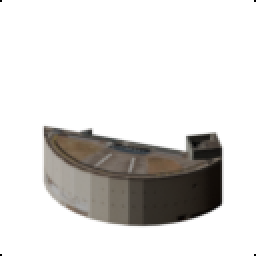
#> input picture try-out/plateau_building/building.png, 128 x 128 px (shown 2 times larger)
$ python prepare_canvas_v5_guideline.py
#> lines starting #> are read from the running program, lines starting #| are printed output that depends on the picture; after the words box and inside, x2 and y2 are one past the last pixel; in counts of white or black regions, pixels touching at a corner belong together; pictures that were not available may be replaced by others from this repository, and a replacement may not be noted
### try-out/t2i_inpaint_poc/prepare_canvas_v5.py
"""v5: 建物入口とタイル境界間を通路で連続接続するための段階的denoiseマスク。

## フィードバック対応その3(2026-07-09): 通路を建物入口とタイル境界間で連続接続

v4までは建物シルエットを常にdenoise=0(完全保護)としていたため、生成される通路・花壇は
「隙間(三日月)の中だけで完結」し、建物のどこかから連続的に始まっているようには見えなかった
(建物と生成領域の境界は常に貼り戻しでスパッと切れる)。

本v5では、entrance_geometry.find_entrance_point()で近似推定した入口付近だけ、建物シルエット側に
半径ENTRANCE_RADIUS_ORIG(px, 128タイル座標系)のグラデーション帯を設け、denoiseを0(完全保護)から
BAND_TARGET_DENOISE(既定0.42、指示範囲0.3〜0.5内)まで滑らかに持ち上げる。それ以外の建物部分は
v4と同じく完全保護(denoise=0)のまま。

crop-and-zoom(v4)・ControlNet除去(v4)は維持し、マスク生成のみ拡張する。
(ControlNetガイド線を併用する場合は prepare_canvas_v5_guideline.py を使う)

使い方:
    python prepare_canvas_v5.py
    その後 output/t2ipoc_v5_*.png を E:\\ComfyUI\\input\\ に t2ipoc_canvas.png / t2ipoc_mask.png /
    t2ipoc_silhouette.png としてコピーしてから run_inpaint.py --controlnet-strength 0.0 で実行する。
"""

from __future__ import annotations

from pathlib import Path

import numpy as np
from PIL import Image, ImageFilter

from entrance_geometry import exit_point, find_entrance_point, load_masks
from prepare_canvas_v4 import (
    ALPHA_THRESHOLD,
    BBOX_X0,
    BBOX_X1,
    BBOX_Y0,
    BBOX_Y1,
    GEN_WIDTH,
    INPUT_BUILDING,
    INPUT_CROP,
    MASK_DILATE_PX_BASE,
)

SCRIPT_DIR = Path(__file__).resolve().parent
OUTPUT_DIR = SCRIPT_DIR / "output"

# 入口帯のパラメータ(128タイル座標系)。「数px〜十数px幅」の指示に合わせた半径。
ENTRANCE_RADIUS_ORIG = 16
# 帯の中心(入口の建物境界上)でのdenoise強度目安。指示範囲(0.3〜0.5)内。
BAND_TARGET_DENOISE = 0.42
EXIT_VERTEX_NAME = "bottom"  # 通路が向かう先の菱形頂点(南、カメラ手前側)


def build_canvas_and_masks() -> tuple[Image.Image, np.ndarray, np.ndarray, float, int, int, tuple[int, int]]:
    """v4と共通のcrop-and-zoomキャンバスを作り、入口点(gen座標系)も合わせて返す。"""
    building = Image.open(INPUT_BUILDING).convert("RGBA")
    crop = Image.open(INPUT_CROP).convert("RGBA")

    building_alpha_full, diamond_full = load_masks(INPUT_BUILDING, INPUT_CROP)
    entrance = find_entrance_point(building_alpha_full, diamond_full, EXIT_VERTEX_NAME)
    exitp = exit_point(diamond_full, EXIT_VERTEX_NAME)
    print(f"[prepare_canvas_v5] entrance(orig)={entrance} exit_vertex(orig)={exitp}")

    bb_h, bb_w = BBOX_Y1 - BBOX_Y0, BBOX_X1 - BBOX_X0
    building_crop = building.crop((BBOX_X0, BBOX_Y0, BBOX_X1, BBOX_Y1))
    crop_crop = crop.crop((BBOX_X0, BBOX_Y0, BBOX_X1, BBOX_Y1))

    scale = GEN_WIDTH / bb_w
    gen_w = GEN_WIDTH
    gen_h = int(round(bb_h * scale / 8) * 8)

    building_gen = building_crop.resize((gen_w, gen_h), Image.LANCZOS)
    crop_gen = crop_crop.resize((gen_w, gen_h), Image.NEAREST)

    canvas_rgba = Image.new("RGBA", (gen_w, gen_h), (127, 127, 127, 255))
    canvas_rgba.alpha_composite(building_gen, dest=(0, 0))
    canvas = canvas_rgba.convert("RGB")

    alpha = building_gen.split()[-1]
    building_binary = alpha.point(lambda a: 255 if a >= ALPHA_THRESHOLD else 0)
    dilate_px = round(MASK_DILATE_PX_BASE * scale)
    k = dilate_px * 2 + 1
    protect_eroded = building_binary.filter(ImageFilter.MinFilter(k))

    crop_alpha = crop_gen.split()[-1]
    diamond_binary = crop_alpha.point(lambda a: 255 if a == 0 else 0)

    diamond_np = np.array(diamond_binary) > 0
    protect_np = np.array(protect_eroded) > 0
    generate_np = diamond_np & ~protect_np  # v4と同じ基本マスク(bool)

    ex_gen = (entrance[0] - BBOX_X0) * scale
    ey_gen = (entrance[1] - BBOX_Y0) * scale

    return canvas, generate_np, np.array(building_binary) > 0, scale, gen_w, gen_h, (ex_gen, ey_gen)


def graduated_mask(generate_np: np.ndarray, gen_w: int, gen_h: int, entrance_gen: tuple[float, float], scale: float) -> Image.Image:
    ex_gen, ey_gen = entrance_gen
    radius_gen = ENTRANCE_RADIUS_ORIG * scale

    yy, xx = np.mgrid[0:gen_h, 0:gen_w]
    dist = np.sqrt((xx - ex_gen) ** 2 + (yy - ey_gen) ** 2)
    g = np.clip(1.0 - dist / radius_gen, 0.0, 1.0)  # 1=入口中心, 0=半径外

    mask_f = generate_np.astype(np.float32) * 255.0
    band_value = BAND_TARGET_DENOISE * 255.0
    protect_side = ~generate_np
    # 建物側(protect)のうち入口半径内だけ持ち上げる。generate側(crescent)は常に255のまま変更しない。
    mask_f = np.where(protect_side, band_value * g, mask_f)
    return Image.fromarray(np.clip(mask_f, 0, 255).astype(np.uint8), mode="L")


# [20 lines left out: function main, not called in this run]


# [2 lines that do not run on import are left out]

### try-out/t2i_inpaint_poc/entrance_geometry.py
"""入口(entrance)位置の推定ロジック。

v5(段階的denoiseマスク・ControlNetガイド線)で共通利用する。building.png(不透明=建物シルエット)と
crop.png(透明=菱形地面候補)から、「生成対象の三日月が開けている菱形頂点(既定=bottom頂点。
isometric視点でカメラに最も近い南側で、v4/v5のBBOXが対象とする範囲でもある)に最も近い、
建物シルエットの境界点」を entrance point として近似的に決定する。正確なドア座標のメタデータは
存在しないため、この近似を「入口」とみなす(タスク指示: "生成対象の三日月に最も近い建物の辺、を
入口とみなす近似でよい")。
"""

from __future__ import annotations

from pathlib import Path

import numpy as np
from PIL import Image

TILE_SIZE = 128


def load_masks(building_path: Path, crop_path: Path) -> tuple[np.ndarray, np.ndarray]:
    """building_alpha(bool, 不透明=True)とdiamond(bool, 菱形地面候補=True)を返す。"""
    building = Image.open(building_path).convert("RGBA")
    crop = Image.open(crop_path).convert("RGBA")
    assert building.size == (TILE_SIZE, TILE_SIZE)
    assert crop.size == (TILE_SIZE, TILE_SIZE)
    building_alpha = np.array(building.split()[-1]) >= 10
    crop_alpha = np.array(crop.split()[-1])
    diamond = crop_alpha == 0
    return building_alpha, diamond


def diamond_vertices(diamond: np.ndarray) -> dict[str, tuple[int, int]]:
    """菱形の4頂点(top/bottom/left/right)を(x,y)で返す。"""
    ys, xs = np.where(diamond)
    return {
        "top": (int(xs[ys.argmin()]), int(ys.min())),
        "bottom": (int(xs[ys.argmax()]), int(ys.max())),
        "left": (int(xs.min()), int(ys[xs.argmin()])),
        "right": (int(xs.max()), int(ys[xs.argmax()])),
    }


def exit_point(diamond: np.ndarray, exit_vertex_name: str = "bottom") -> tuple[int, int]:
    """通路が向かう先(タイル境界の頂点)。既定はbottom(南、カメラ手前側)。"""
    return diamond_vertices(diamond)[exit_vertex_name]


def find_entrance_point(
    building_alpha: np.ndarray, diamond: np.ndarray, exit_vertex_name: str = "bottom"
) -> tuple[int, int]:
    """建物シルエットの境界のうち、exit_vertexに最も近い点を「入口」として返す(128タイル座標系)。

    各x列について、その列で建物が存在する最下端(=crescent側に接する境界)を候補点とし、
    そのうち exit_vertex からのユークリッド距離が最小の点を選ぶ。
    """
    ex, ey = diamond_vertices(diamond)[exit_vertex_name]
    candidates: list[tuple[int, int]] = []
    for x in range(TILE_SIZE):
        col = building_alpha[:, x]
        ys_col = np.where(col)[0]
        if len(ys_col) == 0:
            continue
        by = int(ys_col.max())
        if by + 1 < TILE_SIZE and diamond[by + 1, x] and not building_alpha[by + 1, x]:
            candidates.append((x, by))
    if not candidates:
        raise RuntimeError("entrance候補が見つからない(建物がcrescentに接していない可能性)")
    best = min(candidates, key=lambda p: (p[0] - ex) ** 2 + (p[1] - ey) ** 2)
    return best

### try-out/t2i_inpaint_poc/prepare_canvas_v5_guideline.py
"""v5派生: 段階的denoiseマスク(v5)に加え、ControlNet(canny)へ「入口からタイル境界頂点まで伸びる
ガイド線」を明示的に与える案(フィードバック対応その3の代替アプローチ2)。

v4で「ControlNet(canny)除去」が装飾生成のブレイクスルーだったため、本アプローチはその方針とは
逆行するが、「通路のような連続性が重要な構造物にはControlNetでの構図誘導が効くかもしれない」という
仮説を検証する目的で、prepare_canvas_v5.pyのsilhouette(建物シルエットのみ)に、入口点から
タイル境界頂点(exit_point)まで伸びる太めの線を追加で描き足す。ControlNet strengthは低め
(0.2〜0.3程度)で運用し、v3で判明した「エッジなし=生成抑制」バイアスを避けつつ、線の方向だけを
弱く誘導することを狙う。

使い方:
    python prepare_canvas_v5_guideline.py
    その後 output/t2ipoc_v5g_*.png を E:\\ComfyUI\\input\\ に t2ipoc_canvas.png / t2ipoc_mask.png /
    t2ipoc_silhouette.png としてコピーしてから
    run_inpaint.py --controlnet-strength 0.25 で実行する(strengthは要調整)。
"""

from __future__ import annotations

from pathlib import Path

import numpy as np
from PIL import Image, ImageDraw

from entrance_geometry import exit_point, find_entrance_point, load_masks
from prepare_canvas_v4 import BBOX_X0, BBOX_Y0, GEN_WIDTH
from prepare_canvas_v5 import EXIT_VERTEX_NAME, build_canvas_and_masks, graduated_mask

SCRIPT_DIR = Path(__file__).resolve().parent
OUTPUT_DIR = SCRIPT_DIR / "output"

GUIDE_LINE_WIDTH = 10  # gen(1024幅)座標系での線の太さ(px)


def main() -> None:
    OUTPUT_DIR.mkdir(parents=True, exist_ok=True)
    canvas, generate_np, building_binary_np, scale, gen_w, gen_h, entrance_gen = build_canvas_and_masks()
#> in build_canvas_and_masks, building is the input picture: PIL image 128x128 RGBA; mean R, G, B, A 22, 20.3, 18.4, 55
#> in load_masks, `building_alpha = np.array(building.split()[-1]) >= 10`:
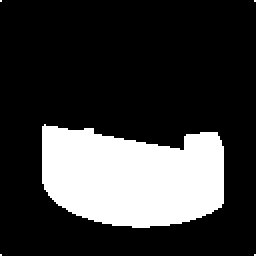
#> building_alpha: shape (128, 128) bool (shown 2 times larger); 22.9% white; 5 white regions (4 under 20 px), largest, box (x1, y1, x2, y2) and area: (21, 62, 112, 114) 3744
#> in load_masks, `diamond = crop_alpha == 0`:
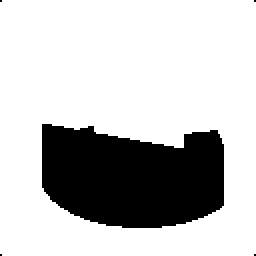
#> diamond: shape (128, 128) bool (shown 2 times larger); 76.6% white; 5 black regions (4 under 20 px), largest, box (x1, y1, x2, y2) and area: (21, 62, 112, 114) 3835
#> in diamond_vertices, `ys, xs = np.where(diamond)`: ys = 12545 values from 0 to 127; xs = 12545 values, max 127 at index 253, min 0 at index 126, mean 62.77
#> in find_entrance_point, `ex, ey = diamond_vertices(diamond)[exit_vertex_name]`: ex = 1; ey = 127
#> the loop in find_entrance_point, `for x in range(TILE_SIZE):` made 128 passes
#> by on passes 22 to 33: 91, 94, 95, 97, 98, 99, 100, 101, 102, 102, 103, 103
#> (ys_col, by) on pass 1: ([0, 127], 127)
#> after the loop in find_entrance_point, `for x in range(TILE_SIZE):`: candidates = 49 pairs, first value 24 to 110, second value 97 to 113
#> in find_entrance_point, `best = min(candidates, key=lambda p: (p[0] - ex) ** 2 + (p[1] - ey) **..`: best = (27, 100)
#> in build_canvas_and_masks, `exitp = exit_point(diamond_full, EXIT_VERTEX_NAME)`: exitp = (1, 127)
#| [prepare_canvas_v5] entrance(orig)=(27, 100) exit_vertex(orig)=(1, 127)
#> in build_canvas_and_masks, `building_binary = alpha.point(lambda a: 255 if a >= ALPHA_THRESHOLD el..`: building_binary: PIL image 1024x536 L; 43.6% white; 5 white regions (2 under 20 px), largest, box (x1, y1, x2, y2) and area: (169, 11, 894, 421) 239063, (0, 524, 12, 536) 134, (1012, 524, 1024, 536) 134
#> in build_canvas_and_masks, `protect_eroded = building_binary.filter(ImageFilter.MinFilter(k))`: protect_eroded: PIL image 1024x536 L; 33.4% white; 1 white region, box (x1, y1, x2, y2) and area: (193, 42, 870, 396) 183107
#> in build_canvas_and_masks, `diamond_binary = crop_alpha.point(lambda a: 255 if a == 0 else 0)`: diamond_binary: PIL image 1024x536 L; 55.3% white; 3 black regions, box (x1, y1, x2, y2) and area: (168, 8, 896, 424) 245440, (0, 528, 8, 536) 64, (1016, 528, 1024, 536) 64
#> in build_canvas_and_masks, `ex_gen = (entrance[0] - BBOX_X0) * scale`: ex_gen = 216
#> in build_canvas_and_masks, `ey_gen = (entrance[1] - BBOX_Y0) * scale`: ey_gen = 312
#> scale = 8; gen_w = 1024; gen_h = 536; entrance_gen = (216, 312)
    mask = graduated_mask(generate_np, gen_w, gen_h, entrance_gen, scale)
#> in graduated_mask, `ex_gen, ey_gen = entrance_gen`: ex_gen = 216; ey_gen = 312
#> in graduated_mask, `radius_gen = ENTRANCE_RADIUS_ORIG * scale`: radius_gen = 128
#> in graduated_mask, `yy, xx = np.mgrid[0:gen_h, 0:gen_w]`:
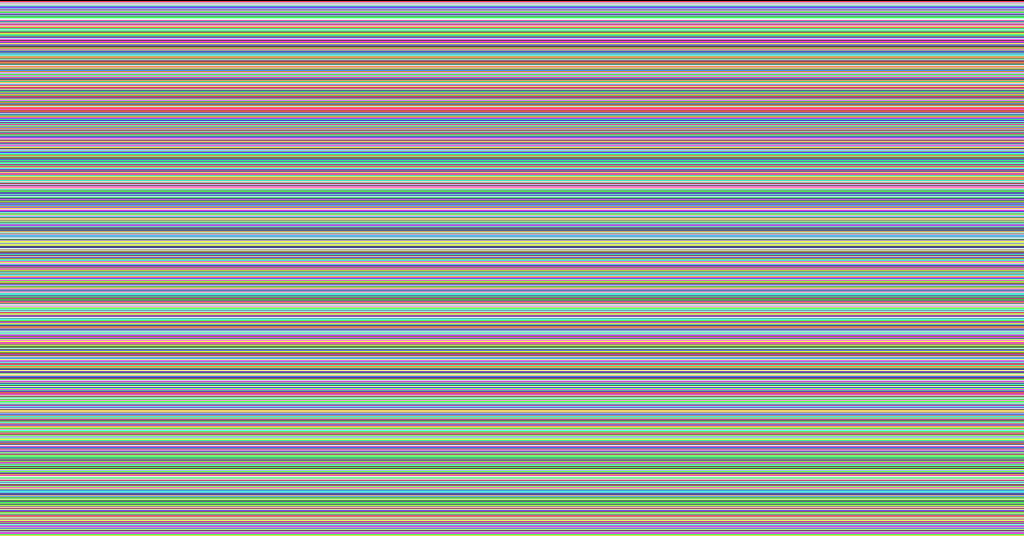
#> yy: shape (536, 1024) int64; 536 distinct labels, from 0 to 535; one colour per label, 0 black
#> in graduated_mask, `yy, xx = np.mgrid[0:gen_h, 0:gen_w]`:
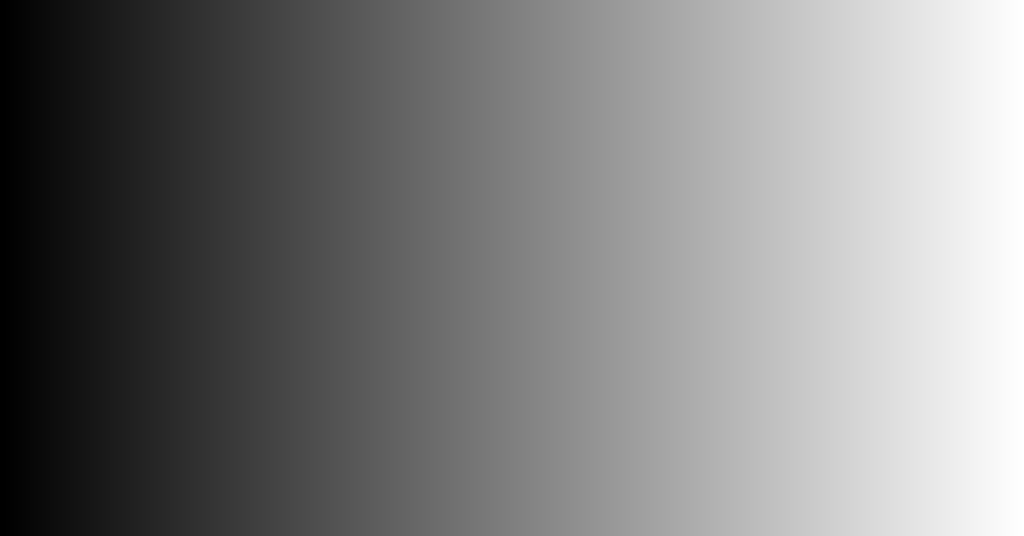
#> xx: shape (536, 1024) int64; min 0, max 1023, mean 511.5; drawn with min black and max white
#> in graduated_mask, `dist = np.sqrt((xx - ex_gen) ** 2 + (yy - ey_gen) ** 2)`:
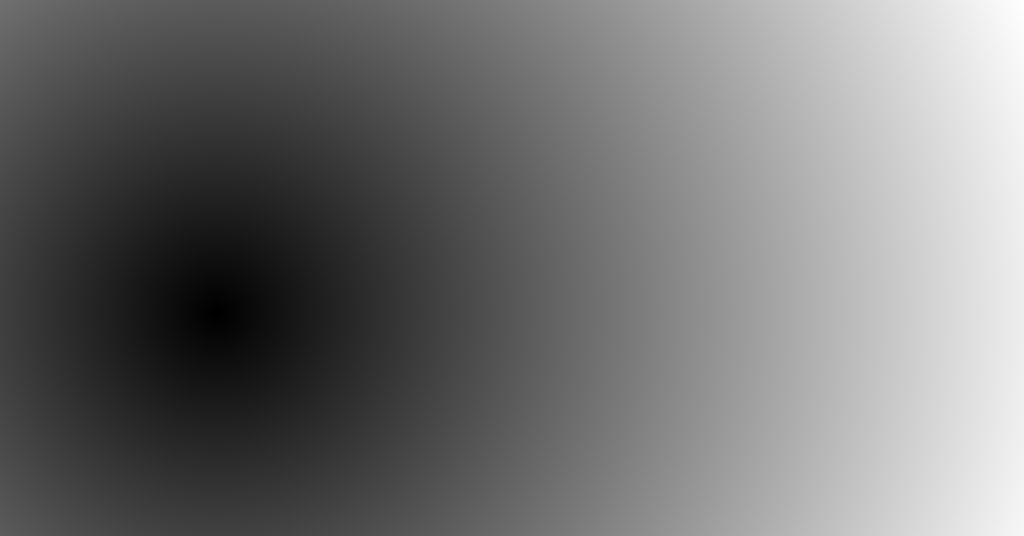
#> dist: shape (536, 1024) float64; min 0, max 865.2, mean 391; drawn with min black and max white
#> in graduated_mask, `mask_f = np.where(protect_side, band_value * g, mask_f)`:
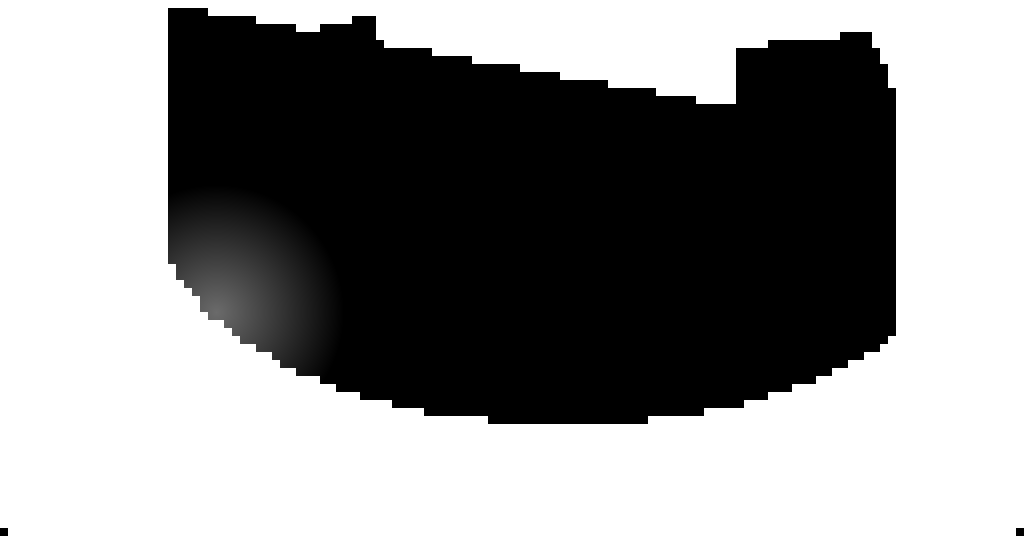
#> mask_f: shape (536, 1024) float64; min 0, max 255, mean 142.6

    building_alpha_full, diamond_full = load_masks(
        SCRIPT_DIR.parent / "plateau_building" / "building.png", SCRIPT_DIR / "crop.png"
    )
    exitp = exit_point(diamond_full, EXIT_VERTEX_NAME)
#> exitp = (1, 127)
    ex_gen, ey_gen = entrance_gen
#> ex_gen = 216; ey_gen = 312
    exit_gen = ((exitp[0] - BBOX_X0) * scale, (exitp[1] - BBOX_Y0) * scale)
#> exit_gen = (8, 528)

    silhouette_np = (building_binary_np * 255).astype(np.uint8)
    silhouette_img = Image.fromarray(silhouette_np, mode="L")
    draw = ImageDraw.Draw(silhouette_img)
    draw.line([(ex_gen, ey_gen), exit_gen], fill=255, width=GUIDE_LINE_WIDTH)
    silhouette = Image.merge("RGB", (silhouette_img, silhouette_img, silhouette_img))
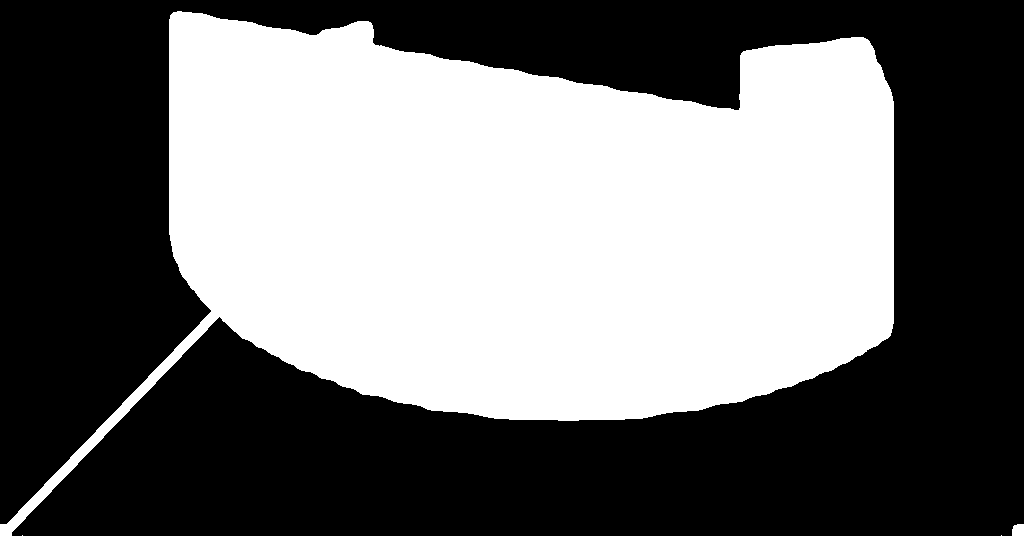
#> silhouette: PIL image 1024x536 RGB; 44.1% white; 4 white regions (2 under 20 px), largest, box (x1, y1, x2, y2) and area: (0, 11, 894, 536) 242132, (1012, 524, 1024, 536) 134

    canvas.save(OUTPUT_DIR / "t2ipoc_v5g_canvas.png")
    mask.save(OUTPUT_DIR / "t2ipoc_v5g_mask.png")
    silhouette.save(OUTPUT_DIR / "t2ipoc_v5g_silhouette.png")

    print(f"[prepare_canvas_v5_guideline] entrance_gen=({ex_gen:.1f},{ey_gen:.1f}) "
          f"exit_gen=({exit_gen[0]:.1f},{exit_gen[1]:.1f}) line_width={GUIDE_LINE_WIDTH}")
#| [prepare_canvas_v5_guideline] entrance_gen=(216.0,312.0) exit_gen=(8.0,528.0) line_width=10
    print(f"[prepare_canvas_v5_guideline] saved: {OUTPUT_DIR / 't2ipoc_v5g_canvas.png'}")
    print(f"[prepare_canvas_v5_guideline] saved: {OUTPUT_DIR / 't2ipoc_v5g_mask.png'}")
    print(f"[prepare_canvas_v5_guideline] saved: {OUTPUT_DIR / 't2ipoc_v5g_silhouette.png'}")
    print("[prepare_canvas_v5_guideline] 次に output/t2ipoc_v5g_*.png を E:\\ComfyUI\\input\\ へ "
          "t2ipoc_canvas.png/t2ipoc_mask.png/t2ipoc_silhouette.pngとしてコピーしてから "
          "run_inpaint.py --controlnet-strength 0.25 で実行すること")


if __name__ == "__main__":
    main()
